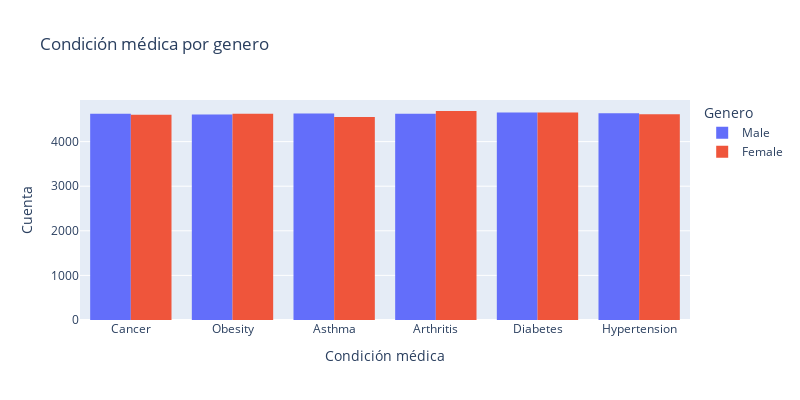

Source (notebook cell):
### Code cell
fig = px.histogram(df, x='Medical Condition', color='Gender',
                   color_discrete_sequence=px.colors.qualitative.Plotly, 
                   title='Condición médica por genero',
                   labels={'Medical Condition': 'Medical Condition', 'Gender': 'Genero'},
                   barmode='group')  

fig.update_layout(
    xaxis_title='Condición médica',
    yaxis_title='Cuenta',
    width=800,
    height=400
)

fig.show()

### Figure 1 — Plotly figure (JSON) as saved in the notebook; plotly's stock layout.template omitted (floating-point values rounded to 4 significant figures; data arrays with more than 128 entries replaced by an {"elided": "..."} marker saying what was removed)
{"data": [{"alignmentgroup": "True", "bingroup": "x", "hovertemplate": "Genero=Male<br>Medical Condition=%{x}<br>count=%{y}<extra></extra>", "legendgroup": "Male", "marker": {"color": "#636EFA", "pattern": {"shape": ""}}, "name": "Male", "offsetgroup": "Male", "orientation": "v", "showlegend": true, "type": "histogram", "x": {"elided": "27774 str values"}, "xaxis": "x", "yaxis": "y"}, {"alignmentgroup": "True", "bingroup": "x", "hovertemplate": "Genero=Female<br>Medical Condition=%{x}<br>count=%{y}<extra></extra>", "legendgroup": "Female", "marker": {"color": "#EF553B", "pattern": {"shape": ""}}, "name": "Female", "offsetgroup": "Female", "orientation": "v", "showlegend": true, "type": "histogram", "x": {"elided": "27726 str values"}, "xaxis": "x", "yaxis": "y"}], "layout": {"barmode": "group", "height": 400, "legend": {"title": {"text": "Genero"}, "tracegroupgap": 0}, "title": {"text": "Condición médica por genero"}, "width": 800, "xaxis": {"anchor": "y", "autorange": true, "domain": [0, 1], "range": [-0.5, 5.5], "title": {"text": "Condición médica"}, "type": "category"}, "yaxis": {"anchor": "x", "autorange": true, "domain": [0, 1], "range": [0, 4933.0], "title": {"text": "Cuenta"}}}}
